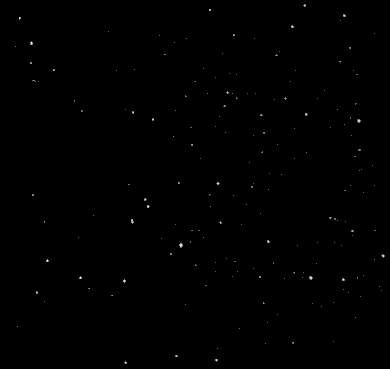
#> input picture iter_images/NEOS_SCI_2024001000312_iter.png, 390 x 369 px, found by its file name; its folder holds only this picture in this run
$ python detectionsh8al.py   (older library calls are emulated)
#> lines starting #> are read from the running program, lines starting #| are printed output that depends on the picture; after the words box and inside, x2 and y2 are one past the last pixel; in counts of white or black regions, pixels touching at a corner belong together
### threshold.py
import cv2
import os
import numpy as np
# [22 lines left out: function iterative_thresholding_folder, not called in this run]

def iterative_thresholding(img):
    """
    Apply iterative thresholding to the input image and return the thresholded image along with the guessed threshold.
    """
    # Initial guess for threshold
    threshold = 120

    # Loop until convergence
    while True:
        # Threshold the image using the current threshold
        _, thresholded_img = cv2.threshold(img, threshold, 255, cv2.THRESH_BINARY)

        # Calculate the mean pixel values for foreground and background
        foreground_mean = np.mean(img[thresholded_img == 255])
        background_mean = np.mean(img[thresholded_img == 0])

        # Update the threshold using Otsu's method
        new_threshold = (foreground_mean + background_mean) / 2

        # Check for convergence
        if abs(threshold - new_threshold) < 0.5:
            break

        # Update the threshold
        threshold = new_threshold

    return thresholded_img, threshold

### conversion.py
import math
import os
import pandas as pd
import numpy as np
import astropy
import cv2
import matplotlib
from astropy.io import fits
import csv
import matplotlib.pyplot as plt


#convert fits to png whilst sharpening images and smoothing them:
def convert_fits_to_image(fits_directory, output_directory):
    """
    This function converts FITS files in the given directory to images and saves them in the output directory.
    """
    # List all files in the FITS directory
    fits_files = os.listdir(fits_directory)

    # Iterate over each FITS file
    for fits_filename in fits_files:
        # Skip if not a FITS file
        if not fits_filename.endswith('.fits'):
            continue

        # Construct full paths for input FITS file and output image file
        fits_file_path = os.path.join(fits_directory, fits_filename)
        output_image_filename = os.path.join(output_directory, os.path.splitext(fits_filename)[0] + '.png')

        # Open the FITS file
        with fits.open(fits_file_path) as hdul:
            # Get the data from the primary HDU (Header Data Unit)
            data = hdul[0].data

            # Noise reduction using Gaussian filter
            data = cv2.GaussianBlur(data, (5, 5), 0)

            # Sharpening using Laplacian filter
            laplacian = cv2.Laplacian(data, cv2.CV_64F)
            sharpened = data - 0.8 * laplacian

            # Plot the data as an image without grid
            plt.imshow(sharpened, cmap='gray')
            plt.axis('off')  # Turn off the axis (including grid)

            # Save the preprocessed image as a PNG file
            plt.savefig(output_image_filename, bbox_inches='tight', pad_inches=0)
            plt.close()

### detectionsh8al.py
import os
import cv2
import numpy as np
import csv
from skimage import feature
from conversion import convert_fits_to_image  # Ensure these modules are available
from threshold import iterative_thresholding

class DebrisAnalyzer:
    def __init__(self, threshed_directory, output_directory, csv_file_path):
        self.threshed_directory = threshed_directory
        self.output_directory = output_directory
        self.csv_file_path = csv_file_path

        # Ensure the output directory exists
        os.makedirs(self.output_directory, exist_ok=True)

    def moment_of_inertia(self, xWidth, yHeight, xCG, yCG):
        Ixx = sum((y - yCG)**2 for y in yHeight)
        Iyy = sum((x - xCG)**2 for x in xWidth)
        Ixy = sum((x - xCG)*(y - yCG) for x, y in zip(xWidth, yHeight))
        return Ixx, Iyy, Ixy

    def main_inertia(self, Ixx, Iyy, Ixy, yHeight, xWidth):
        Imain1 = 0.5 * (Ixx + Iyy + np.sqrt((Ixx - Iyy)**2 + 4*(Ixy)**2))
        Imain2 = 0.5 * (Ixx + Iyy - np.sqrt((Ixx - Iyy)**2 + 4*(Ixy)**2))
        epsilonn = 12
        final_inertia = Imain1 / Imain2
        return final_inertia
        # [4 lines of commented-out code are left out]

    def process_images(self):
        fitsfiles = os.listdir(self.threshed_directory)

        # Open the CSV file in write mode
        with open(self.csv_file_path, 'w', newline='') as csvfile:
            # Create a CSV writer
            csvwriter = csv.writer(csvfile)

            # Write the header row
            csvwriter.writerow(['Image', 'Object ID', 'Area', 'Edges', 'Center_x',
                               'Center_y', 'Width', 'Height', 'lbp_mean', 'lbp_std', 'Prediction'])

            for fits_filename in fitsfiles:
                # Full path to the FITS file
                full_path_fits = os.path.join(
                    self.threshed_directory, fits_filename)

                # Output PNG filename (assuming the same name with a different extension)
                output_image_filename = os.path.join(
                    self.threshed_directory, os.path.splitext(fits_filename)[0] + '.png')
                convert_fits_to_image(
                    self.threshed_directory, self.threshed_directory)

                image = cv2.imread(output_image_filename)
#> image is the input picture: shape (369, 390, 3); min 0, max 233, mean 0.4
                img = cv2.cvtColor(image, cv2.COLOR_BGR2GRAY)

                # Apply the iterative thresholding algorithm to the image
                thresholded_img, optimal_threshold = iterative_thresholding(
                    img)
#> the loop in iterative_thresholding, `while True:` made 3 passes
#> (foreground_mean, background_mean, new_threshold, threshold) on passes 1 to 2: (163.3, 0.212, 81.78, 81.78), (125.3, 0, 62.63, 62.63)
#> (foreground_mean, background_mean, new_threshold) on pass 3: (125.3, 0, 62.63)
#> pass 1, in iterative_thresholding, `_, thresholded_img = cv2.threshold(img, threshold, 255, cv2.THRESH_BIN..`:
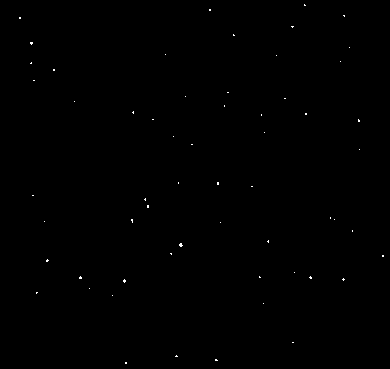
#> thresholded_img: shape (369, 390); 0.13% white in thin lines or dots
#> pass 2, in iterative_thresholding, `_, thresholded_img = cv2.threshold(img, threshold, 255, cv2.THRESH_BIN..`:
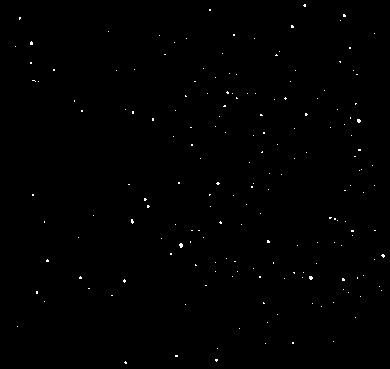
#> thresholded_img: shape (369, 390); 0.34% white in thin lines or dots
#> optimal_threshold = 62.63

                # Threshold the image using the optimal threshold
                thresholded_img = (
                    img >= optimal_threshold).astype(np.uint8) * 255

                num_labels_iterative, labels_iterative, stats_iterative, centroids_iterative = cv2.connectedComponentsWithStats(
                    img, connectivity=8)
#> labels_iterative: shape (369, 390) int32; 181 distinct labels, from 0 to 180
#> num_labels_iterative = 181; stats_iterative = 181 rows, first 6: [0, 0, 390, 369, 143426], [303, 4, 3, 3, 7], [209, 9, 2, 2, 4], [343, 14, 3, 3, 8], [19, 17, 2, 3, 5], [340, 20, 1, 1, 1]; centroids_iterative = 181 pairs, first value 15 to 382.7, second value 5 to 362.2

                # Reset object_id for each new image
                object_id = 1

                for label in range(1, num_labels_iterative):
                    area_iterative = stats_iterative[label, cv2.CC_STAT_AREA]
                    component_mask = (labels_iterative ==
                                      label).astype(np.uint8)
                    center_x, center_y = centroids_iterative[label]
                    # Multiply the component mask with the edges to get edges within the component
                    edges = cv2.Canny(img, 30, 100)
                    edges_in_component = cv2.bitwise_and(
                        edges, edges, mask=component_mask)

                    # Get the coordinates of the bounding box for the current object
                    x, y, w, h, area = stats_iterative[label]

                    # Count the number of edges in the component
                    edge_count = np.count_nonzero(edges_in_component)

                    # Extract the region of interest (ROI)
                    roi = img[y:min(y+h, img.shape[0]),
                              x:min(x+w, img.shape[1])]

                    # Compute Local Binary Pattern (LBP) features
                    lbp_features = feature.local_binary_pattern(
                        roi, P=8, R=1, method='uniform')
                    lbp_mean = np.mean(lbp_features)
                    lbp_std = np.std(lbp_features)

                    # Ensure xWidth and yHeight are iterable (lists)
                    xWidth = list(range(w))
                    yHeight = list(range(h))

                    # Print the coordinates of the bounding box
                    print(f"Object {object_id} in {fits_filename}:")

                    Ixx, Iyy, Ixy = self.moment_of_inertia(
                        xWidth, yHeight, center_x, center_y)
                    prediction = self.main_inertia(
                        Ixx, Iyy, Ixy, yHeight, xWidth)

                    # Highlight celestial objects in the output image and write the row to the CSV file
                    # if prediction == 'Celestial Object':
                    cv2.rectangle(
                        image, (x, y), (x + w, y + h), (255, 0, 0), 2)  # Blue bounding box for celestial objects
                    cv2.putText(image, str(object_id), (x, y - 5),
                                cv2.FONT_HERSHEY_SIMPLEX, 0.5, (0, 255, 0), 2)
                    # Write the row to the CSV file
                    csvwriter.writerow([fits_filename, object_id, area_iterative, edge_count,
                                        center_x, center_y, w, h, lbp_mean, lbp_std, prediction])

                    # Increment Id
                    object_id += 1
#> this loop made 180 passes
#> (area_iterative, center_x, center_y, x, y, w, h, area) on passes 1 to 3: (7, 304.3, 5, 303, 4, 3, 3, 7), (4, 209.5, 9.5, 209, 9, 2, 2, 4), (8, 343.9, 15.12, 343, 14, 3, 3, 8)
#> pass 1, in process_images, `component_mask = (labels_iterative == label).astype(np.uint8)`:
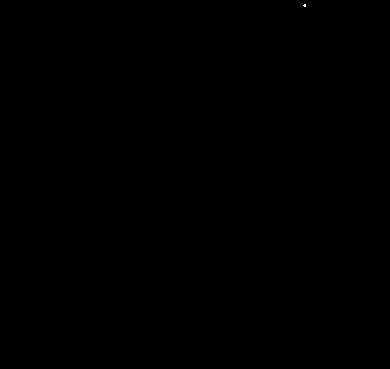
#> component_mask: shape (369, 390); values 0 (black) and 1 (white), 0% white in thin lines or dots, all inside (x1, y1, x2, y2) = (303, 4, 306, 7)
#> pass 1, in process_images, `edges = cv2.Canny(img, 30, 100)`:
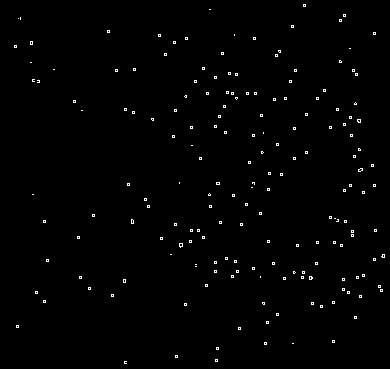
#> edges: shape (369, 390); 0.93% white in thin lines or dots
#> after the loop: edges_in_component: shape (369, 390); 0% white in thin lines or dots, all inside (x1, y1, x2, y2) = (124, 361, 127, 364)
#> after the loop:
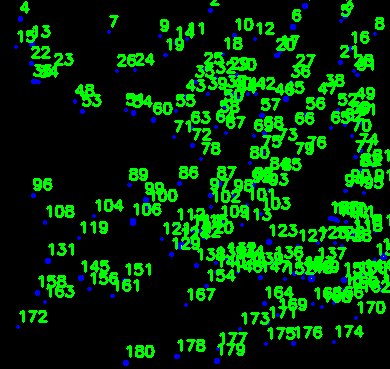
#> image: shape (369, 390, 3); 19.64% of pixels changed, all inside (x1, y1, x2, y2) = (14, 0, 390, 366)

                # Save the output image with highlighted celestial objects in the output directory
                highlighted = os.path.join(self.output_directory, os.path.splitext(
                    fits_filename)[0] + '_highlighted.png')
                cv2.imwrite(highlighted, image)


# Example usage
if __name__ == "__main__":
    # Instantiate DebrisAnalyzer
    analyzer = DebrisAnalyzer(threshed_directory=r"C:\Users\Aziz\Desktop\julia\Space-Debris-Project-1\OOP\Detection\images_Preprocessing\iter_images", output_directory=r"E:\finalGPbegad\Highlighted", csv_file_path=r"E:\finalGPbegad\sim_debris.csv")
    # Debugging: Print out the path
    print("Threshed directory:", analyzer.threshed_directory)
    # Process images
    analyzer.process_images()

$ run again, on iter_images/NEOS_SCI_2024001001404_iter.png
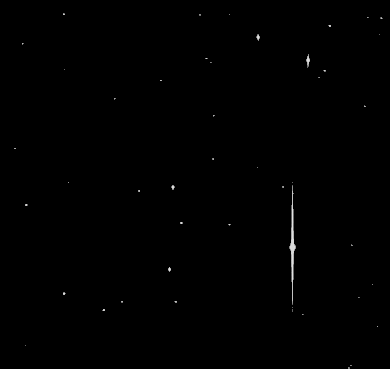
#> input picture iter_images/NEOS_SCI_2024001001404_iter.png, 390 x 369 px, found by its file name
#> in process_images, image is the input picture: shape (369, 390, 3); min 0, max 227, mean 0.6
#> the loop in iterative_thresholding, `while True:` made 3 passes
#> (foreground_mean, background_mean, new_threshold, threshold) on passes 1 to 2: (187.2, 0.0954, 93.65, 93.65), (164.7, 0, 82.34, 82.34)
#> pass 2, in iterative_thresholding, `_, thresholded_img = cv2.threshold(img, threshold, 255, cv2.THRESH_BIN..`:
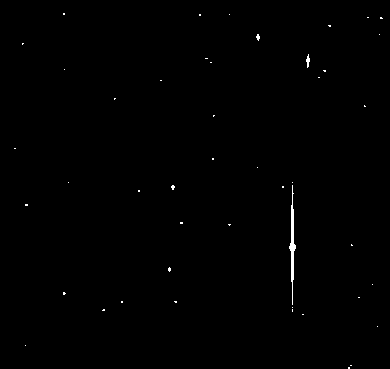
#> thresholded_img: shape (369, 390); 0.34% white; 46 white regions (44 under 20 px), largest, box (x1, y1, x2, y2) and area: (289, 185, 296, 305) 291, (306, 54, 310, 68) 32
#> optimal_threshold = 82.34
#> labels_iterative: shape (369, 390) int32; 47 distinct labels, from 0 to 46
#> num_labels_iterative = 47; stats_iterative = 47 rows, first 6: [0, 0, 390, 369, 143421], [63, 13, 2, 2, 4], [199, 14, 2, 2, 4], [229, 14, 1, 1, 1], [367, 17, 2, 1, 2], [380, 17, 3, 2, 5]; centroids_iterative = 47 pairs, first value 14.5 to 380.8, second value 13.5 to 367.5
#> the loop in process_images, `for label in range(1, num_labels_iterative):` made 46 passes
#> (area_iterative, center_x, center_y, x, y, w, h, area) on pass 10: (32, 307.6, 60.5, 306, 54, 4, 14, 32)
#> after the loop in process_images, `for label in range(1, num_labels_iterative):`:
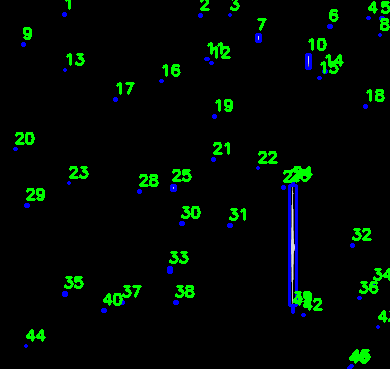
#> image: shape (369, 390, 3); 5.05% of pixels changed, all inside (x1, y1, x2, y2) = (13, 0, 390, 369)

$ run again, on iter_images/NEOS_SCI_2024001000555_iter.png
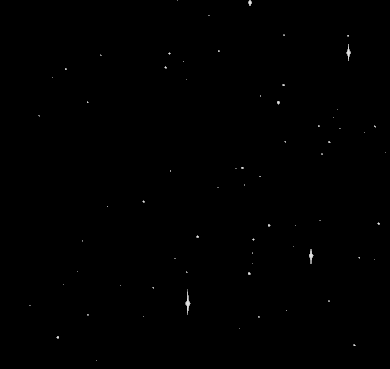
#> input picture iter_images/NEOS_SCI_2024001000555_iter.png, 390 x 369 px, found by its file name
#> in process_images, image is the input picture: shape (369, 390, 3); min 0, max 229, mean 0.4
#> the loop in iterative_thresholding, `while True:` made 3 passes
#> (foreground_mean, background_mean, new_threshold, threshold) on passes 1 to 2: (174.5, 0.0568, 87.27, 87.27), (161.2, 0, 80.62, 80.62)
#> optimal_threshold = 80.62
#> labels_iterative: shape (369, 390) int32; 69 distinct labels, from 0 to 68
#> num_labels_iterative = 69; stats_iterative = 69 rows, first 6: [0, 0, 390, 369, 143564], [177, 0, 1, 1, 1], [248, 0, 4, 6, 18], [208, 15, 2, 1, 2], [283, 34, 2, 2, 4], [347, 35, 2, 2, 4]; centroids_iterative = 69 pairs, first value 29.5 to 385, second value 0 to 360
#> the loop in process_images, `for label in range(1, num_labels_iterative):` made 68 passes
#> (area_iterative, center_x, center_y, x, y, w, h, area) on pass 6: (37, 348.1, 52.14, 346, 44, 5, 17, 37)
#> pass 1, in process_images, `edges = cv2.Canny(img, 30, 100)`:
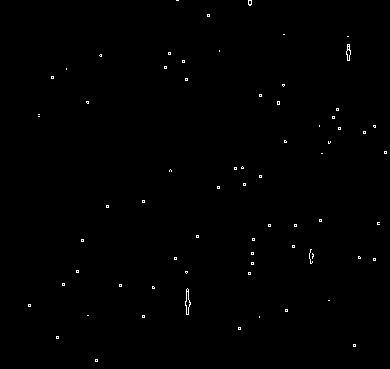
#> edges: shape (369, 390); 0.4% white in thin lines or dots
#> after the loop in process_images, `for label in range(1, num_labels_iterative):`:
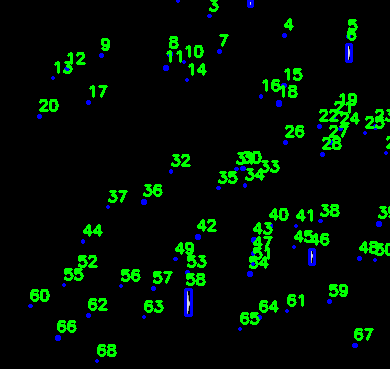
#> image: shape (369, 390, 3); 7.33% of pixels changed, all inside (x1, y1, x2, y2) = (28, 0, 390, 363)

$ run again, on iter_images/NEOS_SCI_2024001000838_iter.png
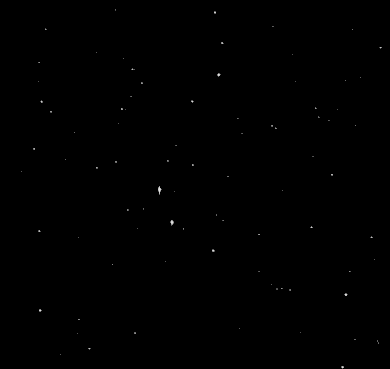
#> input picture iter_images/NEOS_SCI_2024001000838_iter.png, 390 x 369 px, found by its file name
#> in process_images, image is the input picture: shape (369, 390, 3); min 0, max 225, mean 0.2
#> the loop in iterative_thresholding, `while True:` made 4 passes
#> (foreground_mean, background_mean, new_threshold, threshold) on passes 1 to 3: (167.7, 0.104, 83.89, 83.89), (130.3, 0.0194, 65.18, 65.18), (123.6, 0, 61.81, 61.81)
#> optimal_threshold = 61.81
#> labels_iterative: shape (369, 390) int32; 84 distinct labels, from 0 to 83
#> num_labels_iterative = 84; stats_iterative = 84 rows, first 6: [0, 0, 390, 369, 143647], [115, 9, 1, 2, 2], [214, 11, 2, 3, 6], [272, 26, 2, 1, 2], [45, 28, 2, 2, 3], [352, 29, 1, 1, 1]; centroids_iterative = 84 pairs, first value 21 to 380, second value 9.5 to 366.7
#> the loop in process_images, `for label in range(1, num_labels_iterative):` made 83 passes
#> (area_iterative, center_x, center_y, x, y, w, h, area) on passes 1 to 8: (2, 115, 9.5, 115, 9, 1, 2, 2), (6, 214.5, 12, 214, 11, 2, 3, 6), (2, 272.5, 26, 272, 26, 2, 1, 2), (3, 45.33, 28.67, 45, 28, 2, 2, 3), (1, 352, 29, 352, 29, 1, 1, 1), (5, 221.8, 42.6, 221, 42, 3, 2, 5), (4, 380, 47.25, 379, 47, 3, 2, 4), (1, 96, 52, 96, 52, 1, 1, 1)
#> pass 1, in process_images, `edges = cv2.Canny(img, 30, 100)`:
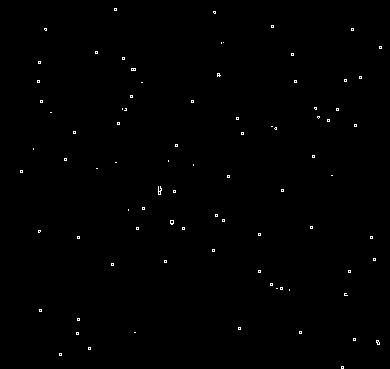
#> edges: shape (369, 390); 0.42% white in thin lines or dots
#> after the loop in process_images, `for label in range(1, num_labels_iterative):`:
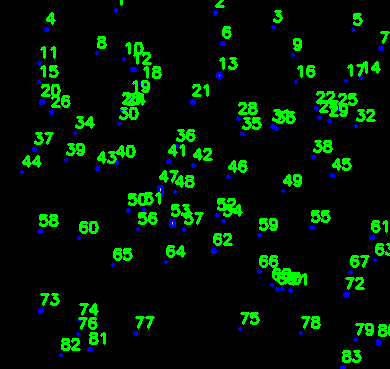
#> image: shape (369, 390, 3); 8.85% of pixels changed, all inside (x1, y1, x2, y2) = (20, 0, 390, 369)
